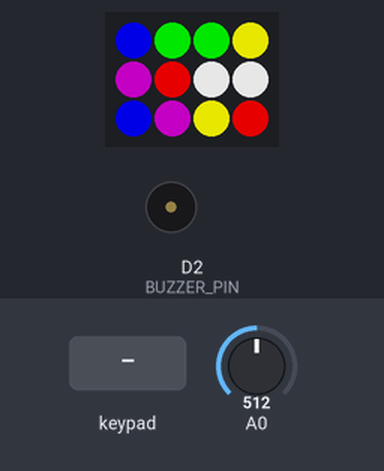
The program below on a simulated ESP8266 (Wemos D1 mini). On the bench: 4×3 RGB LED matrix (first LED top left, wired row by row), buzzer (waves = sounding). Wiring (inferred from the names in the program): 3×4 keypad with keys 0 1 2 3 7 6 5 4 8 9 A B: rows D3, D4, D8; columns D0, D7, D6, D5. Inputs (shaded band) come from the test bench; at power-on: A0 = 512. Dim RGB values are drawn brighter than linear; random numbers use the default seed unless the program sets one.

Above: at 1.3 s.
3.0 s: keypad keys 1 2 3 4 A pressed 0.4 s apart
At 4.2 s:
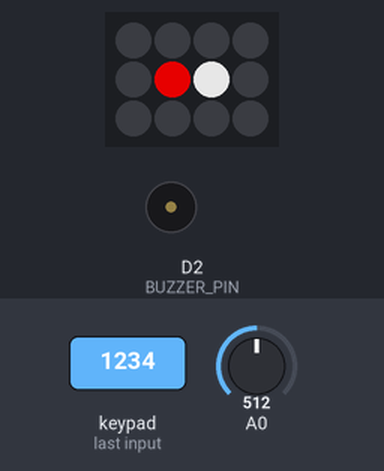
6.5 s: key '0' pressed
At 8.5 s:
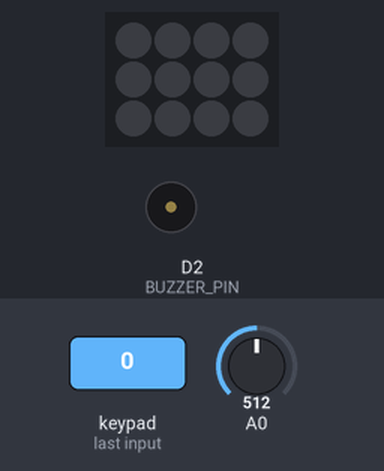
9.1 s: keypad keys 1 3 9 7 pressed 0.4 s apart
At 10.0 s:
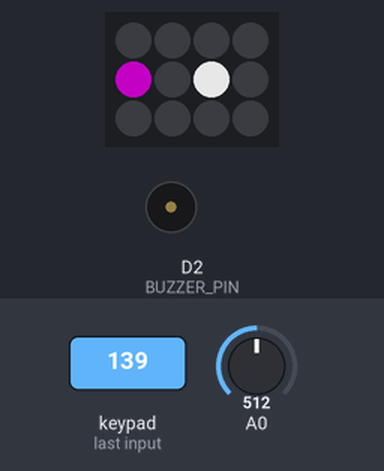
12.4 s: key '2' pressed
At 13.4 s:
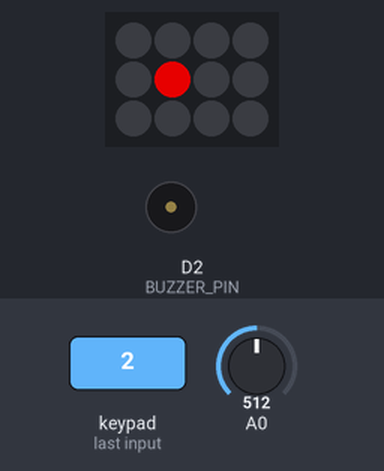
14.0 s: keypad keys 1 3 9 7 A pressed 0.4 s apart
At 16.1 s:
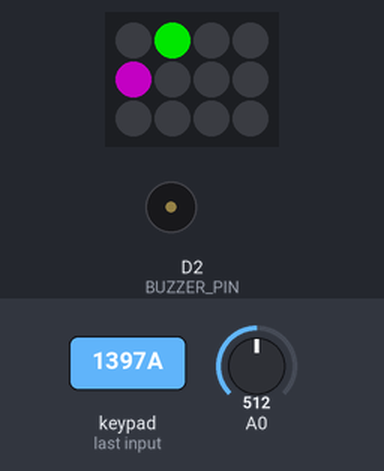
17.9 s: key '5' pressed
At 18.7 s:
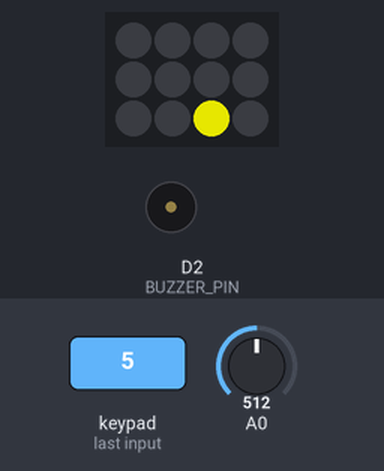
Timing chart, 0 to 20.5 s (numbered marks = the images above; inputs shaded):
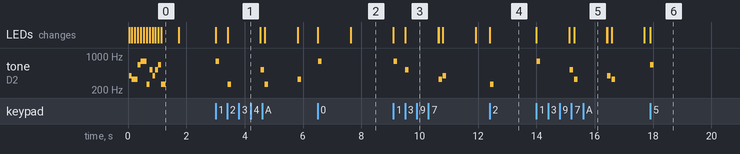

The program:

main.cpp
```cpp
#include <Arduino.h>
#include <Adafruit_NeoPixel.h>

#define LED_PIN   D1        // GPIO5 on WeMos D1
#define BUZZER_PIN D2
#define NUM_LEDS  12        // change to your strip length

#define MUL_ROW_0 D8
#define MUL_ROW_1 D3
#define MUL_ROW_2 D4

#define MUL_COL_0 D0
#define MUL_COL_1 D7
#define MUL_COL_2 D6
#define MUL_COL_3 D5


const uint8_t ROWS = 3;
const uint8_t COLS = 4;

const uint8_t PixelToLedIndxMap[ROWS][COLS] = {
  {0, 1, 2, 3},
  {7, 6, 5, 4},
  {8, 9, 10, 11}
};

const uint8_t RowPins[ROWS] = {MUL_ROW_0, MUL_ROW_1, MUL_ROW_2};
const uint8_t colPins[COLS] = {MUL_COL_0, MUL_COL_1, MUL_COL_2, MUL_COL_3};

// Use NEO_GRBW for RGBW chips (4 channels per pixel) + NEO_KHZ800 for timing
Adafruit_NeoPixel strip(NUM_LEDS, LED_PIN, NEO_GRB + NEO_KHZ800);
const uint8_t RED[4]   = {255, 0, 0, 0};
const uint8_t GREEN[4] = {0, 255, 0, 0};
const uint8_t BLUE[4]  = {0, 0, 255, 0};
const uint8_t PURPLE[4] = {128, 0, 128, 0};
const uint8_t YELLOW[4] = {255, 255, 0, 0};
const uint8_t CYAN[4]   = {0, 255, 255, 0};
const uint8_t WHITE[4] = {255, 255, 255, 0};

const uint8_t ORANGE[4] = {255, 165, 0, 0};
const uint8_t HOTPINK[4] = {255, 105, 180, 0};
const uint8_t MAGENTA[4] = {255, 0, 255, 0};
const uint8_t VIOLET[4]  = {238, 130, 238, 0};
const uint8_t PINK[4]    = {255, 192, 203, 0};

const uint8_t OFF[4]   = {0, 0, 0, 0};

const uint8_t ColorCount = 6;
const uint8_t* COLORS[ColorCount] = {RED, GREEN, BLUE, PURPLE, YELLOW, WHITE};

const unsigned int TONES[ColorCount] = {261, 329, 392, 523, 659, 784}; // C4, E4, G4, C5, E5, G5, C6

struct Pixel{
  uint8_t m_buttonStateRaw = LOW;
  uint8_t const * m_color = nullptr;
};

Pixel pixels[ROWS][COLS];


void swap(uint8_t &a, uint8_t &b) {
  uint8_t temp = a;
  a = b;
  b = temp;
}

void shuffleArray(uint8_t *array, size_t n) {
  for (size_t i = n - 1; i > 0; i--) {
    size_t j = random(0, i + 1); // pick random index 0..i
    swap(array[i], array[j]);
  }
}


void renderPixelState(){

  // render pixel state to stip


  for (uint8_t r = 0; r < ROWS; r++) {
    for (uint8_t c = 0; c < COLS; c++) {
      uint8_t idx = PixelToLedIndxMap[r][c];
      if (pixels[r][c].m_color == nullptr) {
        strip.setPixelColor(idx, OFF[0], OFF[1], OFF[2], OFF[3]);
        continue;
      }
      strip.setPixelColor(idx, pixels[r][c].m_color[0], pixels[r][c].m_color[1], pixels[r][c].m_color[2], pixels[r][c].m_color[3]);
    }
  }
  strip.show();
}
static uint32_t ColorToGuess[ROWS][COLS];


unsigned long randomSeed() {
  unsigned long seed = 0;
  for (int i = 0; i < 32; i++) {
    seed ^= (analogRead(A0) & 0x01) << i; // use only least significant bit
    delay(1); // small delay so noise changes
  }
  return seed ^ millis(); // also mix in timer
}


void ClearDisplay() {
  for (uint8_t r = 0; r < ROWS; r++) {
    for (uint8_t c = 0; c < COLS; c++) {
      pixels[r][c].m_color = nullptr;
    }
  }
  renderPixelState();
}
void setup() {
  // Serial.begin(9600);
  // Serial.println();
  // Serial.println("Memory Info:");

  // Serial.printf("Free Sketch space: %d\n", ESP.getFreeSketchSpace());
  // Serial.printf("CPU Frequency: %d MHz\n", ESP.getCpuFreqMHz());
  // Serial.printf("Chip ID: %06X\n", ESP.getChipId());
  // Serial.printf("Flash Chip ID: %06X\n", ESP.getFlashChipId());

  // setup buzzer pin
  pinMode(BUZZER_PIN, OUTPUT);
  digitalWrite(BUZZER_PIN, LOW);


  //setup cols pins to digital input with pull-down resistors
  for (uint8_t c = 0; c < COLS; c++) {
    pinMode(colPins[c], INPUT_PULLUP);
  }
  // setup rows pins to output
  for (uint8_t r = 0; r < ROWS; r++) {
    pinMode(RowPins[r], OUTPUT);
    digitalWrite(RowPins[r], HIGH); // set all rows to HIGH (not active)
  }

  strip.begin();
  strip.setBrightness(180);
  strip.show();

  pixels[0][0].m_color = RED;
  pixels[0][1].m_color = RED;
  pixels[0][2].m_color = RED;
  pixels[0][3].m_color = RED;

  pixels[1][0].m_color = GREEN;
  pixels[1][1].m_color = GREEN;
  pixels[1][2].m_color = GREEN;
  pixels[1][3].m_color = GREEN;

  pixels[2][0].m_color = BLUE;
  pixels[2][1].m_color = BLUE;
  pixels[2][2].m_color = BLUE;
  pixels[2][3].m_color = BLUE;

  renderPixelState();

  // clear all pixels
  for (uint8_t r = 0; r < ROWS; r++) {
    for (uint8_t c = 0; c < COLS; c++) {
      pixels[r][c].m_color = nullptr;
      pixels[r][c].m_buttonStateRaw = LOW;
    }
  }
  // Init game
  // randomize seed
  int seed = randomSeed();
  randomSeed(seed);


  uint8_t colorIndexes [2*ColorCount];
  for (uint8_t i = 0; i < 2*ColorCount; i++) {
    colorIndexes[i] = i;
  }
  shuffleArray(colorIndexes, 2*ColorCount);

  for (uint8_t r = 0; r < ROWS; r++) {
    for (uint8_t c = 0; c < COLS; c++) {
      const uint8_t pixelIndex = r*COLS + c;
      uint8_t colorIndex = colorIndexes[pixelIndex] % ColorCount;
      ColorToGuess[r][c] = colorIndex;
    }
  }

  for (uint8_t r = 0; r < ROWS; r++) {
    for (uint8_t c = 0; c < COLS; c++) {
        pixels[r][c].m_color = COLORS[ColorToGuess[r][c]];
        tone(BUZZER_PIN, TONES[ColorToGuess[r][c]], 150);
        renderPixelState();
        delay(100);
    }
  }
  delay(500);
  ClearDisplay();


}

struct RowCol {
  uint8_t row = 255;
  uint8_t col = 255;
  void reset() {
    row = 255;
    col = 255;
  }
  bool isSet() const {
    return row != 255 && col != 255;
  }
};

void BlockingTone(uint8_t pin, unsigned int frequency, unsigned long duration) {
  // update the display
  renderPixelState();
  delay(10);
  tone(pin, frequency);
  delay(duration + 20);
  noTone(pin);
}

Pixel& getPixel(const RowCol &rc) {
  return pixels[rc.row][rc.col];
}


const unsigned int animationWinSteps [12][ROWS][COLS] = {
  {
    {1, 0, 0, 0},
    {0, 0, 0, 0},
    {0, 0, 0, 0}
  },
  {
    {1, 1, 0, 0},
    {0, 0, 0, 0},
    {0, 0, 0, 0}
  },
  {
    {1, 1, 1, 0},
    {0, 0, 0, 0},
    {0, 0, 0, 0}
  },
   {
    {1, 1, 1, 1},
    {0, 0, 0, 0},
    {0, 0, 0, 0}
  },
   {
    {1, 1, 1, 1},
    {1, 0, 0, 0},
    {0, 0, 0, 0}
   },
   {
    {1, 1, 1, 1},
    {1, 1, 0, 0},
    {0, 0, 0, 0}
   },
   {
    {1, 1, 1, 1},
    {1, 1, 1, 0},
    {0, 0, 0, 0}
   },
   {
    {1, 1, 1, 1},
    {1, 1, 1, 1},
    {0, 0, 0, 0}
   },
   {
    {1, 1, 1, 1},
    {1, 1, 1, 1},
    {1, 0, 0, 0}
   },
   {
    {1, 1, 1, 1},
    {1, 1, 1, 1},
    {1, 1 ,0 ,0}
   },
   {
    {1 ,1 ,1 ,1},
    {1 ,1 ,1 ,1},
    {1 ,1 ,1 ,0}
   },
   {
    {1 ,1 ,1 ,1},
    {1 ,1 ,1 ,1},
    {1 ,1 ,1 ,1}
   }
};

void DisplayStep(const unsigned int step[ROWS][COLS]) {
  for (uint8_t r = 0; r < ROWS; r++) {
    for (uint8_t c = 0; c < COLS; c++) {
      if (step[r][c] == 1) {
        pixels[r][c].m_color = COLORS[ColorToGuess[r][c]];
      } else {
        pixels[r][c].m_color = nullptr;
      }
    }
  }
  renderPixelState();
}

void WinAnim(){
  ClearDisplay();
  // play melody

  const unsigned int melody[12] = {523, 659, 784, 1046, 784, 659, 523, 392, 523, 659, 784, 1046}; // C5 E5 G5 C6 G5 E5 C5 G4 C5 E5 G5 C6
  const unsigned int noteDurations[12] = {150, 150, 150, 300, 150, 150, 300, 150, 150, 150, 150, 300};

  for (uint8_t i = 0; i < 12; i++) {
    DisplayStep(animationWinSteps[i]);
    BlockingTone(BUZZER_PIN, melody[i], noteDurations[i]);
  }
  ClearDisplay();
  setup();

}

void OnButtonPress(uint8_t row, uint8_t col) {
  static RowCol firstPick;
  static RowCol secondPick;
  if (pixels[row][col].m_color != nullptr) {
    // already revealed
    return;
  }

  // FIRST PICK
  if (!firstPick.isSet() && !secondPick.isSet()) {
    // both picks are set, reset
   firstPick = {row, col};
   getPixel(firstPick).m_color = COLORS[ColorToGuess[row][col]];
   BlockingTone(BUZZER_PIN, TONES[ColorToGuess[row][col]], 100);

   return;
  }

  // SECOND PICK
  if (firstPick.isSet() && !secondPick.isSet()) {
    if (firstPick.row == row && firstPick.col == col) {
      // same pixel, ignore
      return;
    }
    secondPick = {row, col};
    getPixel(secondPick).m_color = COLORS[ColorToGuess[row][col]];

    BlockingTone(BUZZER_PIN, TONES[ColorToGuess[row][col]], 100);
    // check for match
    if (ColorToGuess[firstPick.row][firstPick.col] == ColorToGuess[secondPick.row][secondPick.col]) {

      // match, leave revealed
      firstPick.reset();
      secondPick.reset();
      if (std::all_of(&pixels[0][0], &pixels[0][0] + ROWS*COLS, [](const Pixel &p){ return p.m_color != nullptr; })) {
        // all pixels revealed, win
        WinAnim();
        WinAnim();
        WinAnim();
      }

    } else {
      // no match, hide after delay
      delay(1000);
      getPixel(firstPick).m_color = nullptr;
      getPixel(secondPick).m_color = nullptr;
      firstPick.reset();
      secondPick.reset();
    }
    renderPixelState();
  }

  // check for matches

}

void loop() {
  static uint8_t currentRow = 2;
  for (uint8_t r = 0; r < ROWS; r++) {
    digitalWrite(RowPins[r], (r == currentRow) ? LOW : HIGH);
  }

  // read columns
  for (uint8_t c = 0; c < COLS; c++) {
    uint8_t buttonState = digitalRead(colPins[c]);

    if (buttonState != pixels[currentRow][c].m_buttonStateRaw) {
      // button state changed
      pixels[currentRow][c].m_buttonStateRaw = buttonState;
      if (buttonState == LOW) {
        OnButtonPress(currentRow, c);

        //pixels[currentRow][c].m_color = WHITE;
      }
    }
  }
  //Serial.printf("Row %d c1 : %d c2 : %d c3 : %d c4 : %d\n", currentRow, digitalRead(colPins[0]), digitalRead(colPins[1]), digitalRead(colPins[2]), digitalRead(colPins[3]));
  currentRow = (currentRow + 1) % ROWS;

  renderPixelState();


}
```

Measured:
- after the input at 3.0 s, tone on D2 (BUZZER_PIN): plays 784 Hz for 0.12 s, 261 Hz for 0.12 s, 523 Hz for 0.12 s, 261 Hz for 0.12 s, 329 Hz for 0.12 s, starting at once; the LEDs: first change at once (image 1 shows a later state)
- after the input at 6.5 s, tone on D2 (BUZZER_PIN): silent → 784 Hz at once, → silent 0.12 s later; the LEDs: first change at once (image 2 shows a later state)
- after the input at 9.1 s, tone on D2 (BUZZER_PIN): plays 784 Hz for 0.12 s, 523 Hz for 0.12 s, 329 Hz for 0.12 s, 392 Hz for 0.12 s, starting at once; the LEDs: first change at once (image 3 shows a later state)
- after the input at 12.4 s, tone on D2 (BUZZER_PIN): silent → 261 Hz at once, → silent 0.12 s later; the LEDs: change at once (image 4)
- after the input at 14.0 s, tone on D2 (BUZZER_PIN): plays 784 Hz for 0.12 s, 523 Hz for 0.12 s, 329 Hz for 0.12 s, 392 Hz for 0.12 s, 329 Hz for 0.12 s, starting at once; the LEDs: first change at once (image 5 shows a later state)
- after the input at 17.9 s, tone on D2 (BUZZER_PIN): silent → 659 Hz at once, → silent 0.12 s later; the LEDs: change at once (image 6)
- what the display in image 0 shows lasts 0.6 s, from 1.1 s to 1.7 s
